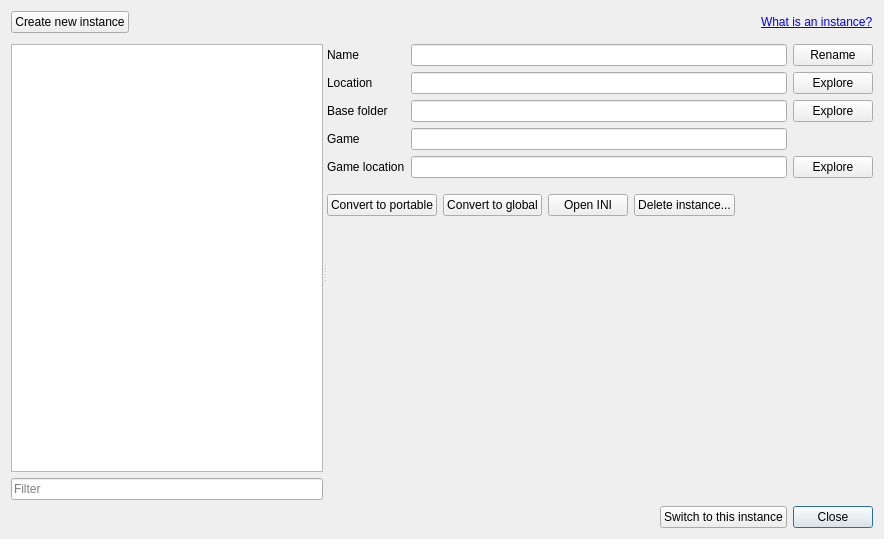
<?xml version="1.0" encoding="UTF-8"?>
<ui version="4.0">
 <class>InstanceManagerDialog</class>
 <widget class="QDialog" name="InstanceManagerDialog">
  <property name="geometry">
   <rect>
    <x>0</x>
    <y>0</y>
    <width>884</width>
    <height>539</height>
   </rect>
  </property>
  <property name="windowTitle">
   <string>Instance manager</string>
  </property>
  <layout class="QVBoxLayout" name="verticalLayout_6">
   <item>
    <widget class="QWidget" name="widget_8" native="true">
     <layout class="QHBoxLayout" name="horizontalLayout_2">
      <property name="leftMargin">
       <number>0</number>
      </property>
      <property name="topMargin">
       <number>0</number>
      </property>
      <property name="rightMargin">
       <number>0</number>
      </property>
      <property name="bottomMargin">
       <number>5</number>
      </property>
      <item>
       <widget class="QPushButton" name="createNew">
        <property name="text">
         <string>Create new instance</string>
        </property>
        <property name="icon">
         <iconset>
          <normaloff>:/MO/gui/add</normaloff>:/MO/gui/add</iconset>
        </property>
       </widget>
      </item>
      <item>
       <spacer name="horizontalSpacer">
        <property name="orientation">
         <enum>Qt::Horizontal</enum>
        </property>
        <property name="sizeHint" stdset="0">
         <size>
          <width>40</width>
          <height>20</height>
         </size>
        </property>
       </spacer>
      </item>
      <item>
       <widget class="QLabel" name="whatis">
        <property name="text">
         <string>&lt;html&gt;&lt;head/&gt;&lt;body&gt;&lt;p&gt;&lt;a href=&quot;https://github.com/ModOrganizer2/modorganizer/wiki/Instances&quot;&gt;What is an instance?&lt;/a&gt;&lt;/p&gt;&lt;/body&gt;&lt;/html&gt;</string>
        </property>
        <property name="openExternalLinks">
         <bool>true</bool>
        </property>
       </widget>
      </item>
     </layout>
    </widget>
   </item>
   <item>
    <layout class="QVBoxLayout" name="verticalLayout_5" stretch="1">
     <item>
      <widget class="QWidget" name="widget_4" native="true">
       <layout class="QVBoxLayout" name="verticalLayout_4">
        <property name="leftMargin">
         <number>0</number>
        </property>
        <property name="topMargin">
         <number>0</number>
        </property>
        <property name="rightMargin">
         <number>0</number>
        </property>
        <property name="bottomMargin">
         <number>0</number>
        </property>
        <item>
         <widget class="QSplitter" name="splitter">
          <property name="orientation">
           <enum>Qt::Horizontal</enum>
          </property>
          <widget class="QWidget" name="widget_2" native="true">
           <layout class="QVBoxLayout" name="verticalLayout">
            <property name="leftMargin">
             <number>0</number>
            </property>
            <property name="topMargin">
             <number>0</number>
            </property>
            <property name="rightMargin">
             <number>0</number>
            </property>
            <property name="bottomMargin">
             <number>0</number>
            </property>
            <item>
             <widget class="QListView" name="list">
              <property name="editTriggers">
               <set>QAbstractItemView::NoEditTriggers</set>
              </property>
              <property name="verticalScrollMode">
               <enum>QAbstractItemView::ScrollPerPixel</enum>
              </property>
              <property name="horizontalScrollMode">
               <enum>QAbstractItemView::ScrollPerPixel</enum>
              </property>
              <property name="resizeMode">
               <enum>QListView::Adjust</enum>
              </property>
              <property name="uniformItemSizes">
               <bool>true</bool>
              </property>
             </widget>
            </item>
            <item>
             <widget class="QWidget" name="widget_5" native="true">
              <layout class="QHBoxLayout" name="horizontalLayout_4">
               <property name="leftMargin">
                <number>0</number>
               </property>
               <property name="topMargin">
                <number>0</number>
               </property>
               <property name="rightMargin">
                <number>0</number>
               </property>
               <property name="bottomMargin">
                <number>0</number>
               </property>
               <item>
                <widget class="QLineEdit" name="filter">
                 <property name="placeholderText">
                  <string>Filter</string>
                 </property>
                </widget>
               </item>
              </layout>
             </widget>
            </item>
           </layout>
          </widget>
          <widget class="QWidget" name="widget_3" native="true">
           <layout class="QVBoxLayout" name="verticalLayout_2" stretch="0,0,0,1">
            <property name="leftMargin">
             <number>0</number>
            </property>
            <property name="topMargin">
             <number>0</number>
            </property>
            <property name="rightMargin">
             <number>0</number>
            </property>
            <property name="bottomMargin">
             <number>0</number>
            </property>
            <item>
             <widget class="QWidget" name="widget_7" native="true">
              <layout class="QGridLayout" name="gridLayout" columnstretch="0,0,0">
               <property name="leftMargin">
                <number>0</number>
               </property>
               <property name="topMargin">
                <number>0</number>
               </property>
               <property name="rightMargin">
                <number>0</number>
               </property>
               <property name="bottomMargin">
                <number>0</number>
               </property>
               <item row="0" column="1">
                <widget class="QLineEdit" name="name">
                 <property name="readOnly">
                  <bool>true</bool>
                 </property>
                </widget>
               </item>
               <item row="0" column="0">
                <widget class="QLabel" name="label_2">
                 <property name="text">
                  <string>Name</string>
                 </property>
                </widget>
               </item>
               <item row="4" column="2">
                <widget class="QPushButton" name="exploreLocation">
                 <property name="text">
                  <string>Explore</string>
                 </property>
                </widget>
               </item>
               <item row="6" column="0">
                <widget class="QLabel" name="label_8">
                 <property name="text">
                  <string>Game</string>
                 </property>
                </widget>
               </item>
               <item row="6" column="1">
                <widget class="QLineEdit" name="gameName">
                 <property name="readOnly">
                  <bool>true</bool>
                 </property>
                </widget>
               </item>
               <item row="4" column="1">
                <widget class="QLineEdit" name="location">
                 <property name="readOnly">
                  <bool>true</bool>
                 </property>
                </widget>
               </item>
               <item row="4" column="0">
                <widget class="QLabel" name="label_4">
                 <property name="text">
                  <string>Location</string>
                 </property>
                </widget>
               </item>
               <item row="0" column="2">
                <widget class="QPushButton" name="rename">
                 <property name="text">
                  <string>Rename</string>
                 </property>
                </widget>
               </item>
               <item row="7" column="0">
                <widget class="QLabel" name="label">
                 <property name="text">
                  <string>Game location</string>
                 </property>
                </widget>
               </item>
               <item row="5" column="0">
                <widget class="QLabel" name="label_6">
                 <property name="text">
                  <string>Base folder</string>
                 </property>
                </widget>
               </item>
               <item row="5" column="1">
                <widget class="QLineEdit" name="baseDirectory">
                 <property name="readOnly">
                  <bool>true</bool>
                 </property>
                </widget>
               </item>
               <item row="5" column="2">
                <widget class="QPushButton" name="exploreBaseDirectory">
                 <property name="text">
                  <string>Explore</string>
                 </property>
                </widget>
               </item>
               <item row="7" column="1">
                <widget class="QLineEdit" name="gameDir">
                 <property name="readOnly">
                  <bool>true</bool>
                 </property>
                </widget>
               </item>
               <item row="7" column="2">
                <widget class="QPushButton" name="exploreGame">
                 <property name="text">
                  <string>Explore</string>
                 </property>
                </widget>
               </item>
              </layout>
             </widget>
            </item>
            <item>
             <spacer name="verticalSpacer_2">
              <property name="orientation">
               <enum>Qt::Vertical</enum>
              </property>
              <property name="sizeHint" stdset="0">
               <size>
                <width>20</width>
                <height>10</height>
               </size>
              </property>
             </spacer>
            </item>
            <item>
             <widget class="QWidget" name="widget_9" native="true">
              <layout class="QHBoxLayout" name="horizontalLayout">
               <property name="leftMargin">
                <number>0</number>
               </property>
               <property name="topMargin">
                <number>0</number>
               </property>
               <property name="rightMargin">
                <number>0</number>
               </property>
               <property name="bottomMargin">
                <number>0</number>
               </property>
               <item>
                <widget class="QPushButton" name="convertToPortable">
                 <property name="text">
                  <string>Convert to portable</string>
                 </property>
                </widget>
               </item>
               <item>
                <widget class="QPushButton" name="convertToGlobal">
                 <property name="text">
                  <string>Convert to global</string>
                 </property>
                </widget>
               </item>
               <item>
                <widget class="QPushButton" name="openINI">
                 <property name="text">
                  <string>Open INI</string>
                 </property>
                </widget>
               </item>
               <item>
                <widget class="QPushButton" name="deleteInstance">
                 <property name="text">
                  <string>Delete instance...</string>
                 </property>
                 <property name="icon">
                  <iconset>
                   <normaloff>:/MO/gui/remove</normaloff>:/MO/gui/remove</iconset>
                 </property>
                </widget>
               </item>
               <item>
                <spacer name="horizontalSpacer_3">
                 <property name="orientation">
                  <enum>Qt::Horizontal</enum>
                 </property>
                 <property name="sizeHint" stdset="0">
                  <size>
                   <width>40</width>
                   <height>20</height>
                  </size>
                 </property>
                </spacer>
               </item>
              </layout>
             </widget>
            </item>
            <item>
             <spacer name="verticalSpacer">
              <property name="orientation">
               <enum>Qt::Vertical</enum>
              </property>
              <property name="sizeHint" stdset="0">
               <size>
                <width>20</width>
                <height>40</height>
               </size>
              </property>
             </spacer>
            </item>
           </layout>
          </widget>
         </widget>
        </item>
       </layout>
      </widget>
     </item>
    </layout>
   </item>
   <item>
    <widget class="QWidget" name="widget" native="true">
     <layout class="QHBoxLayout" name="horizontalLayout_3">
      <property name="leftMargin">
       <number>0</number>
      </property>
      <property name="topMargin">
       <number>0</number>
      </property>
      <property name="rightMargin">
       <number>0</number>
      </property>
      <property name="bottomMargin">
       <number>0</number>
      </property>
      <item>
       <spacer name="horizontalSpacer_4">
        <property name="orientation">
         <enum>Qt::Horizontal</enum>
        </property>
        <property name="sizeHint" stdset="0">
         <size>
          <width>40</width>
          <height>20</height>
         </size>
        </property>
       </spacer>
      </item>
      <item>
       <widget class="QPushButton" name="switchToInstance">
        <property name="text">
         <string>Switch to this instance</string>
        </property>
        <property name="icon">
         <iconset>
          <normaloff>:/MO/gui/next</normaloff>:/MO/gui/next</iconset>
        </property>
       </widget>
      </item>
      <item>
       <widget class="QPushButton" name="close">
        <property name="text">
         <string>Close</string>
        </property>
        <property name="default">
         <bool>true</bool>
        </property>
       </widget>
      </item>
     </layout>
    </widget>
   </item>
  </layout>
 </widget>
 <resources>
  <include location="resources.qrc"/>
 </resources>
 <connections/>
</ui>
